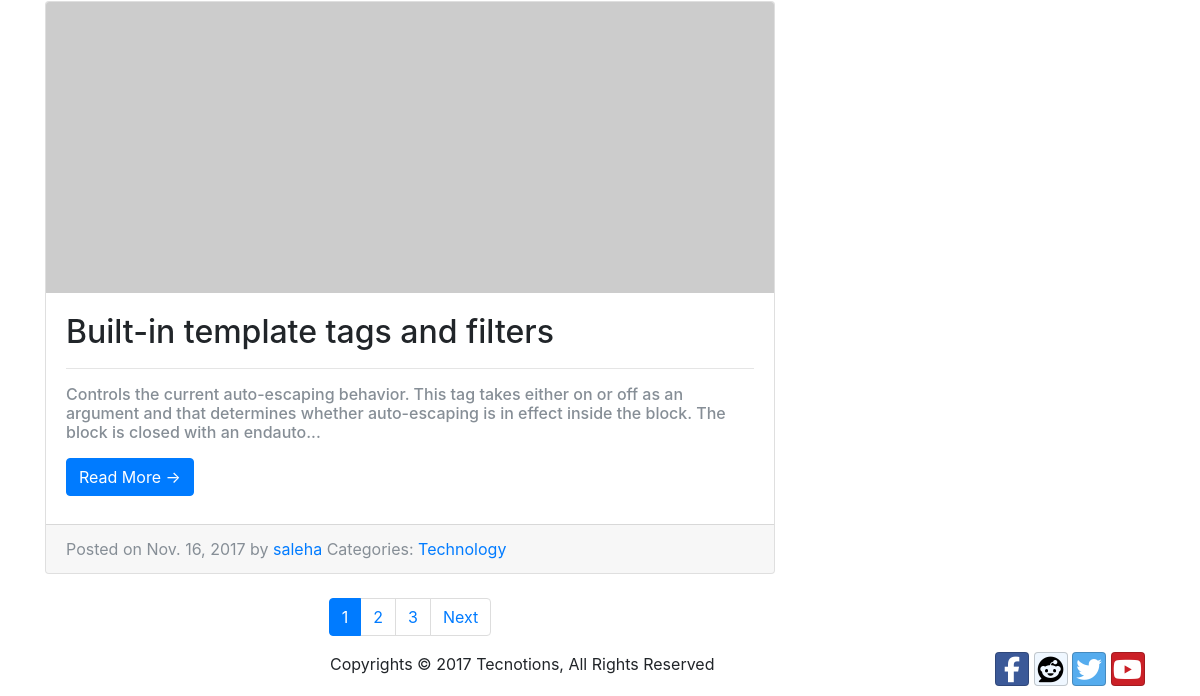
The page /blog/ (lower part) on the database as committed earlier.
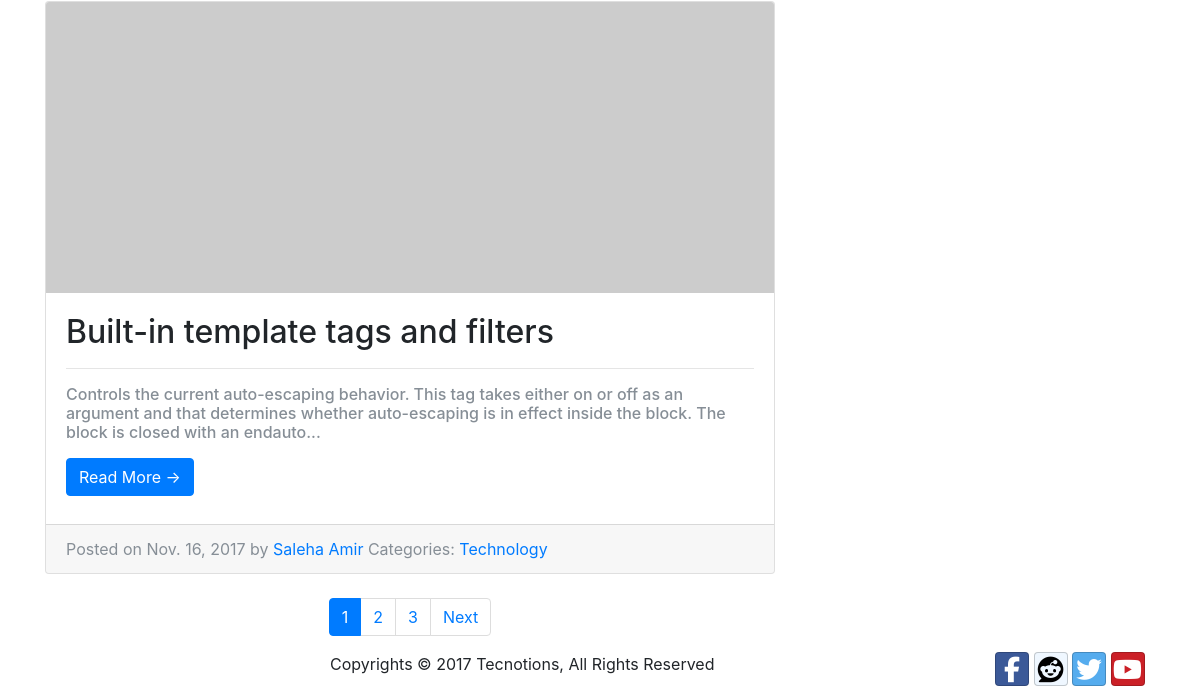
The same page on the database as committed later.
### blog/models.py (models this page shows, shortened)
class Post(models.Model):
    title = models.CharField(max_length=200)
    body = models.TextField()
    slug = models.SlugField(max_length=200, unique = True)
    published = models.BooleanField(default = True)
    created = models.DateTimeField(auto_now_add= True)
    modified = models.DateTimeField(auto_now=True)
    objects = EntryQuerySet.as_manager()
    image = models.FileField(null=True, blank=True)
    user = models.ForeignKey(User,on_delete=models.CASCADE)
    categories = models.ManyToManyField(Categories)
    def get_absolute_url(self):
        return "/blog/posts/%s" %(self.id)
    class meta:
        verbose_name = "Blog Entry"
        verbose_name_plural = "Blog Entry"
        ordering = ["-created"]

class User(models.Model):
        username = models.CharField(max_length=20)
        first_name = models.CharField(max_length=50)
        last_name = models.CharField(max_length=50)
        img_url = models.CharField(max_length=300)
        email = models.EmailField()
        twitter = models.CharField(max_length=300)
        google_plus = models.CharField(max_length=300)
        facebook = models.CharField(max_length=300)
        created = models.DateTimeField(auto_now_add= True)
        modified = models.DateTimeField(auto_now= True)
        def __str__ (self):
            return self.first_name

### blog/views.py (the view)
# urls.py: url(r'^posts/(?P<pk>\d+)$',DetailView.as_view(model = Post, template_name="blogtemplates/post.html")),
def posts (request):
  query = request.GET.get("q")
  category = request.GET.get("c")
  user = request.GET.get("u")
  query_list = GetPosts()
  if category:
    query_list = query_list.filter(categories=GetCategories().filter(name=category))
  if user:
    query_list = query_list.filter(user = GetUsers().filter(first_name = user))
  if query:
    query_list = query_list.filter(
      Q(title__icontains=query) |
      Q(body__icontains=query)
      ).distinct()
  paginator = Paginator(query_list, 3)
  page = request.GET.get('page')
  try:
     posts = paginator.page(page)
  except PageNotAnInteger:
      posts = paginator.page(1)
  except EmptyPage:
        posts = paginator.page(paginator.num_pages)
  return render(request, 'blogtemplates/blog.html', {'categories': GetCategories(),'posts': posts})

### blog/models.py (called while the page is built)
    def __str__(self):
        return self.name

### blog/views.py (called while the page is built)
def GetCategories():
  return Categories.objects.all()

def GetPosts():
  return Post.objects.all().order_by("-created")

### blog/templates/blogtemplates/blog.html (shortened to what this page needs)
{%extends 'blogtemplates/header.html'%} {% block content %}
{% if posts %} {% for post in posts %}
<div class="card mb-4">
    {% if post.image %}
    <a href="{{ post.get_absolute_url }}">
        <img class="card-img-top" src="{{post.image.url}}" alt="Card image cap">
    </a>
    {%else%}
    <img class="card-img-top" src="http://placehold.it/750x300" s alt="Card image cap"> {%endif%}
    <div class="card-body">
        <h2 class="card-title">{{post.title}}</h2>
        <span class="text-muted"><h6><hr>{% if post.body|length > 200 %}{{post.body | slice:":200"}}... {% else  %}{{post.body}}{% endif %} </p>
      <a href="{{ post.get_absolute_url }}" class="btn btn-primary">Read More &rarr;</a>
            </div>
            <div class="card-footer text-muted">
              Posted on {{post.created | date}} by
              <a name ="u" href="?u={{post.user}}">{{post.user}}</a> Categories:
              {% for category in post.categories.all %}
               <a name="q" href="?c={{category}}">{{category}}</a>
              {%endfor%}
    </div>
          </div>
  {%endfor%}
  {% if posts.has_other_pages %}
        <nav aria-label="Page navigation example" style="margin-top: 2%;">
      <ul class="pagination justify-content-center pagination-xs">
          {% for pg in posts.paginator.page_range  %}
              {% if posts.number == pg %}
                  <li class="page-item active"><a class="page-link" href="?page={{ pg }}{%if request.GET.c%}&c={{request.GET.c}}{%endif%}{%if request.GET.u%}&u={{request.GET.u}}{%endif%}">{{ pg }}</a></li>
              {% else %}
                  <li class="page-item"><a class="page-link" href="?page={{ pg }}{%if request.GET.c%}&c={{request.GET.c}}{%endif%}{%if request.GET.u%}&u={{request.GET.u}}{%endif%}">{{ pg }}</a></li>
              {% endif %}
          {% endfor %}
          {% if posts.has_next %}
              <li class="page-item"><a class="page-link" href="?page={{ posts.next_page_number }}{%if request.GET.c%}&c={{request.GET.c}}{%endif%}{%if request.GET.u%}&u={{request.GET.u}}{%endif%}">Next</a></li>
          {% endif %}
      </ul>
    </nav>
    {% endif %}
{%else%}
Sorry, there is no post available!
{%endif%}
{% endblock %}

Rows that differ between the two databases and show on the page:
changed through a linked row, Post "Built-in template tags and filters": user "saleha" → "Saleha Amir"
